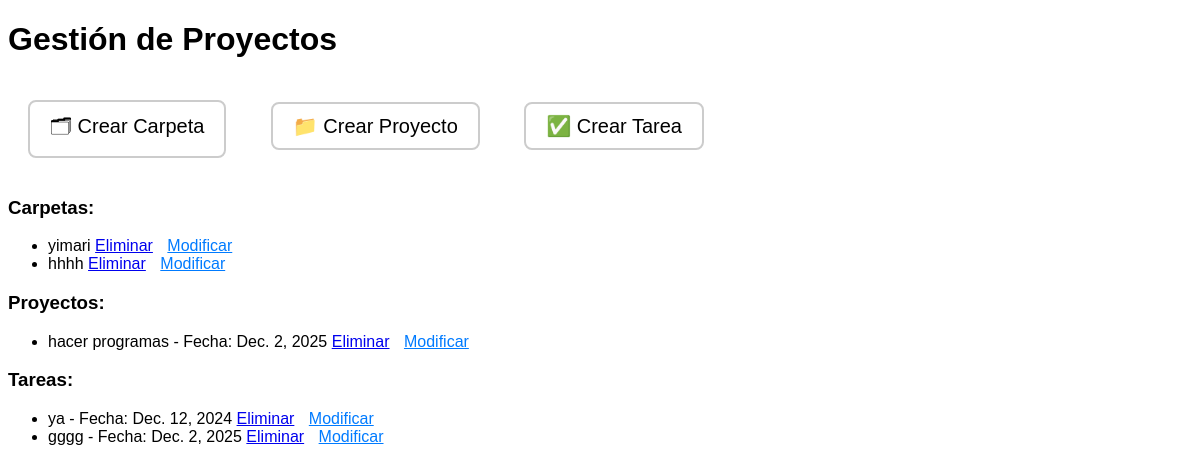
Page /dashboard/ on the earlier database version.
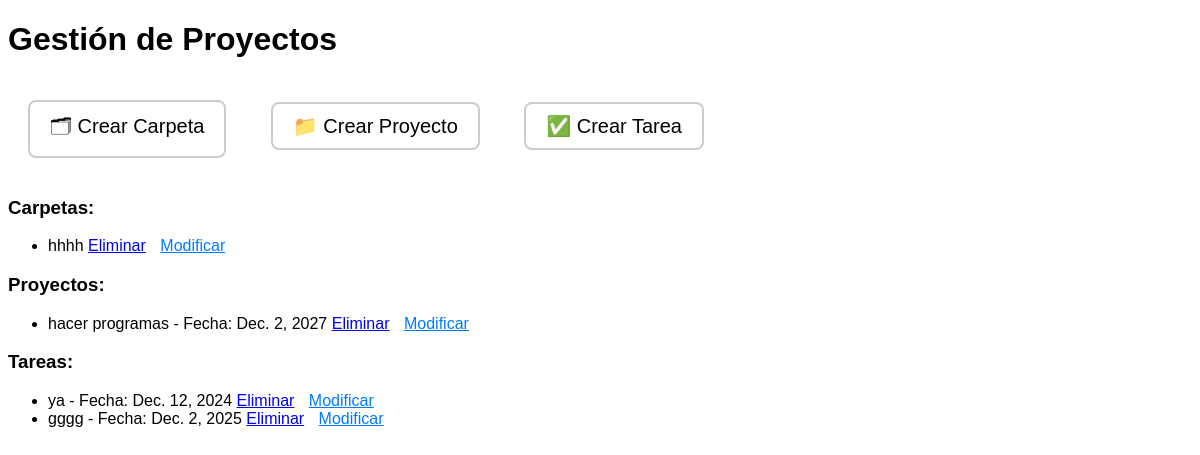
Same page on the later database version.
### gestion/models.py (models this page shows, shortened)
class Carpeta(models.Model):
    titulo = models.CharField(max_length=100)

class Proyecto(models.Model):
    titulo = models.CharField(max_length=100)
    fecha_limite = models.DateField()

class Tarea(models.Model):
    titulo = models.CharField(max_length=100)
    fecha_limite = models.DateField()

### gestion/views.py (the view, shortened to what this page needs)
# urls.py: path('dashboard/', views.dashboard, name='dashboard'),
def dashboard(request):
    carpetas = Carpeta.objects.all()
    proyectos = Proyecto.objects.all().order_by('fecha_limite')  # Ordenar proyectos por fecha más cercana
    tareas = Tarea.objects.all().order_by('fecha_limite')  # Ordenar tareas por fecha más cercana
    return render(request, 'dashboard.html', {
        'carpeta_form': CarpetaForm(),
        'proyecto_form': ProyectoForm(),
        'tarea_form': TareaForm(),
        'carpetas': carpetas,
        'proyectos': proyectos,
        'tareas': tareas
    })

### gestion/templates/dashboard.html (shortened to what this page needs)
<!DOCTYPE html>
<html lang="es">
<head>
</head>
<body>
    <h1>Gestión de Proyectos</h1>
    <a href="#modal-carpeta" class="icon">🗂 Crear Carpeta</a>
    <a href="#modal-proyecto" class="icon">📁 Crear Proyecto</a>
    <a href="#modal-tarea" class="icon">✅ Crear Tarea</a>
    <h3>Carpetas:</h3>
    <ul>
        {% for carpeta in carpetas %}
            <li>
                {{ carpeta.titulo }}
                <a href="{% url 'eliminar_item' 'carpeta' carpeta.id %}">Eliminar</a>
                <a href="{% url 'editar_item' 'carpeta' carpeta.id %}" class="options-button">Modificar</a>
            </li>
        {% endfor %}
    </ul>
    <h3>Proyectos:</h3>
    <ul>
        {% for proyecto in proyectos %}
            <li>
                {{ proyecto.titulo }} - Fecha: {{ proyecto.fecha_limite }}
                <a href="{% url 'eliminar_item' 'proyecto' proyecto.id %}">Eliminar</a>
                <a href="{% url 'editar_item' 'proyecto' proyecto.id %}" class="options-button">Modificar</a>
            </li>
        {% endfor %}
    </ul>
    <h3>Tareas:</h3>
    <ul>
        {% for tarea in tareas %}
            <li>
                {{ tarea.titulo }} - Fecha: {{ tarea.fecha_limite }}
                <a href="{% url 'eliminar_item' 'tarea' tarea.id %}">Eliminar</a>
                <a href="{% url 'editar_item' 'tarea' tarea.id %}" class="options-button">Modificar</a>
            </li>
        {% endfor %}
    </ul>
</body>
</html>

### gestion/templates/dashboard.html (style rules this page uses)
body { font-family: Arial, sans-serif; }
.icon { cursor: pointer; margin: 20px; display: inline-block; font-size: 20px; text-decoration: none; color: black; border: 2px solid #ccc; padding: 10px 20px; border-radius: 8px; }
.options-button { cursor: pointer; color: #007BFF; text-decoration: underline; margin-left: 10px; }

Differences in the rows shown:
removed Carpeta: titulo "yimari"
changed Proyecto "hacer programas": fecha_limite "Dec. 2, 2025" → "Dec. 2, 2027"
